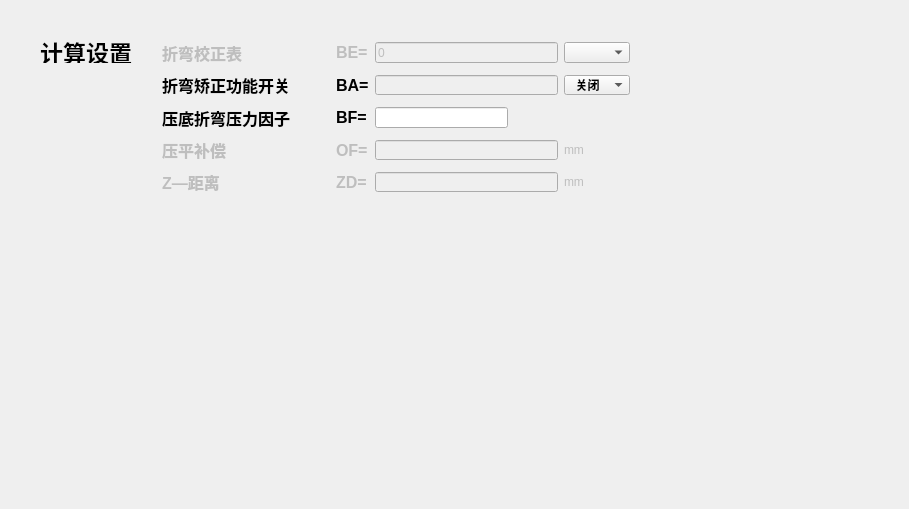
   <widget class="QWidget" name="tab_4">
    <attribute name="title">
     <string>计算设置</string>
    </attribute>
    <widget class="QWidget" name="widget_4" native="true">
     <property name="geometry">
      <rect>
       <x>0</x>
       <y>0</y>
       <width>900</width>
       <height>500</height>
      </rect>
     </property>
     <widget class="QLabel" name="label_71">
      <property name="geometry">
       <rect>
        <x>40</x>
        <y>40</y>
        <width>101</width>
        <height>23</height>
       </rect>
      </property>
      <property name="font">
       <font>
        <pointsize>17</pointsize>
        <weight>75</weight>
        <bold>true</bold>
       </font>
      </property>
      <property name="text">
       <string>计算设置</string>
      </property>
     </widget>
     <widget class="QLabel" name="label_28">
      <property name="geometry">
       <rect>
        <x>572</x>
        <y>139</y>
        <width>36</width>
        <height>16</height>
       </rect>
      </property>
      <property name="text">
       <string/>
      </property>
     </widget>
     <widget class="QLabel" name="label_19">
      <property name="geometry">
       <rect>
        <x>614</x>
        <y>139</y>
        <width>16</width>
        <height>16</height>
       </rect>
      </property>
      <property name="text">
       <string/>
      </property>
     </widget>
     <widget class="QLabel" name="label_251">
      <property name="geometry">
       <rect>
        <x>626</x>
        <y>139</y>
        <width>16</width>
        <height>16</height>
       </rect>
      </property>
      <property name="text">
       <string/>
      </property>
     </widget>
     <widget class="QLabel" name="label_29">
      <property name="geometry">
       <rect>
        <x>616</x>
        <y>186</y>
        <width>16</width>
        <height>16</height>
       </rect>
      </property>
      <property name="text">
       <string/>
      </property>
     </widget>
     <widget class="QLabel" name="label_30">
      <property name="geometry">
       <rect>
        <x>618</x>
        <y>233</y>
        <width>16</width>
        <height>16</height>
       </rect>
      </property>
      <property name="text">
       <string/>
      </property>
     </widget>
     <widget class="QWidget" name="layoutWidget">
      <property name="geometry">
       <rect>
        <x>162</x>
        <y>42</y>
        <width>468</width>
        <height>150</height>
       </rect>
      </property>
      <layout class="QGridLayout" name="gridLayout_5">
       <property name="verticalSpacing">
        <number>12</number>
       </property>
       <item row="0" column="0">
        <widget class="QLabel" name="label_39">
         <property name="enabled">
          <bool>false</bool>
         </property>
         <property name="font">
          <font>
           <pointsize>12</pointsize>
           <weight>75</weight>
           <bold>true</bold>
          </font>
         </property>
         <property name="text">
          <string>折弯校正表               </string>
         </property>
        </widget>
       </item>
       <item row="0" column="1">
        <widget class="QLabel" name="label_62">
         <property name="enabled">
          <bool>false</bool>
         </property>
         <property name="font">
          <font>
           <pointsize>12</pointsize>
           <weight>75</weight>
           <bold>true</bold>
          </font>
         </property>
         <property name="text">
          <string>BE=</string>
         </property>
        </widget>
       </item>
       <item row="0" column="2">
        <widget class="QLineEdit" name="line14">
         <property name="enabled">
          <bool>false</bool>
         </property>
         <property name="text">
          <string>0</string>
         </property>
        </widget>
       </item>
       <item row="0" column="3">
        <widget class="QComboBox" name="combo9">
         <property name="enabled">
          <bool>true</bool>
         </property>
         <property name="sizePolicy">
          <sizepolicy hsizetype="Fixed" vsizetype="Fixed">
           <horstretch>0</horstretch>
           <verstretch>0</verstretch>
          </sizepolicy>
         </property>
         <property name="minimumSize">
          <size>
           <width>66</width>
           <height>20</height>
          </size>
         </property>
         <property name="font">
          <font>
           <weight>75</weight>
           <bold>true</bold>
          </font>
         </property>
         <item>
          <property name="text">
           <string/>
          </property>
         </item>
        </widget>
       </item>
       <item row="1" column="0">
        <widget class="QLabel" name="label_63">
         <property name="font">
          <font>
           <pointsize>12</pointsize>
           <weight>75</weight>
           <bold>true</bold>
          </font>
         </property>
         <property name="text">
          <string>折弯矫正功能开关         </string>
         </property>
        </widget>
       </item>
       <item row="1" column="1">
        <widget class="QLabel" name="label_64">
         <property name="font">
          <font>
           <pointsize>12</pointsize>
           <weight>75</weight>
           <bold>true</bold>
          </font>
         </property>
         <property name="text">
          <string>BA=</string>
         </property>
        </widget>
       </item>
       <item row="1" column="2">
        <widget class="QLineEdit" name="line15">
         <property name="enabled">
          <bool>false</bool>
         </property>
         <property name="text">
          <string/>
         </property>
        </widget>
       </item>
       <item row="1" column="3">
        <widget class="QComboBox" name="combo10">
         <property name="font">
          <font>
           <weight>75</weight>
           <bold>true</bold>
          </font>
         </property>
         <item>
          <property name="text">
           <string>  关闭</string>
          </property>
         </item>
         <item>
          <property name="text">
           <string>  打开</string>
          </property>
         </item>
        </widget>
       </item>
       <item row="2" column="0">
        <widget class="QLabel" name="label_65">
         <property name="font">
          <font>
           <pointsize>12</pointsize>
           <weight>75</weight>
           <bold>true</bold>
          </font>
         </property>
         <property name="text">
          <string>压底折弯压力因子         </string>
         </property>
        </widget>
       </item>
       <item row="2" column="1">
        <widget class="QLabel" name="label_66">
         <property name="font">
          <font>
           <pointsize>12</pointsize>
           <weight>75</weight>
           <bold>true</bold>
          </font>
         </property>
         <property name="text">
          <string>BF=</string>
         </property>
        </widget>
       </item>
       <item row="2" column="2" colspan="2">
        <widget class="QLineEdit" name="line16">
         <property name="sizePolicy">
          <sizepolicy hsizetype="Fixed" vsizetype="Fixed">
           <horstretch>0</horstretch>
           <verstretch>0</verstretch>
          </sizepolicy>
         </property>
         <property name="minimumSize">
          <size>
           <width>133</width>
           <height>0</height>
          </size>
         </property>
         <property name="text">
          <string/>
         </property>
        </widget>
       </item>
       <item row="3" column="0">
        <widget class="QLabel" name="label_67">
         <property name="enabled">
          <bool>false</bool>
         </property>
         <property name="font">
          <font>
           <pointsize>12</pointsize>
           <weight>75</weight>
           <bold>true</bold>
          </font>
         </property>
         <property name="text">
          <string>压平补偿                 </string>
         </property>
        </widget>
       </item>
       <item row="3" column="1">
        <widget class="QLabel" name="label_68">
         <property name="enabled">
          <bool>false</bool>
         </property>
         <property name="font">
          <font>
           <pointsize>12</pointsize>
           <weight>75</weight>
           <bold>true</bold>
          </font>
         </property>
         <property name="text">
          <string>OF=</string>
         </property>
        </widget>
       </item>
       <item row="3" column="2">
        <widget class="QLineEdit" name="line17">
         <property name="enabled">
          <bool>false</bool>
         </property>
         <property name="text">
          <string/>
         </property>
        </widget>
       </item>
       <item row="3" column="3">
        <widget class="QLabel" name="label_273">
         <property name="enabled">
          <bool>false</bool>
         </property>
         <property name="text">
          <string>mm      </string>
         </property>
        </widget>
       </item>
       <item row="4" column="0">
        <widget class="QLabel" name="label_69">
         <property name="enabled">
          <bool>false</bool>
         </property>
         <property name="font">
          <font>
           <pointsize>12</pointsize>
           <weight>75</weight>
           <bold>true</bold>
          </font>
         </property>
         <property name="text">
          <string>Z—距离                  </string>
         </property>
        </widget>
       </item>
       <item row="4" column="1">
        <widget class="QLabel" name="label_70">
         <property name="enabled">
          <bool>false</bool>
         </property>
         <property name="font">
          <font>
           <pointsize>12</pointsize>
           <weight>75</weight>
           <bold>true</bold>
          </font>
         </property>
         <property name="text">
          <string>ZD=</string>
         </property>
        </widget>
       </item>
       <item row="4" column="2">
        <widget class="QLineEdit" name="line18">
         <property name="enabled">
          <bool>false</bool>
         </property>
         <property name="text">
          <string/>
         </property>
        </widget>
       </item>
       <item row="4" column="3">
        <widget class="QLabel" name="label_274">
         <property name="enabled">
          <bool>false</bool>
         </property>
         <property name="text">
          <string>mm      </string>
         </property>
        </widget>
       </item>
      </layout>
     </widget>
    </widget>
   </widget>
